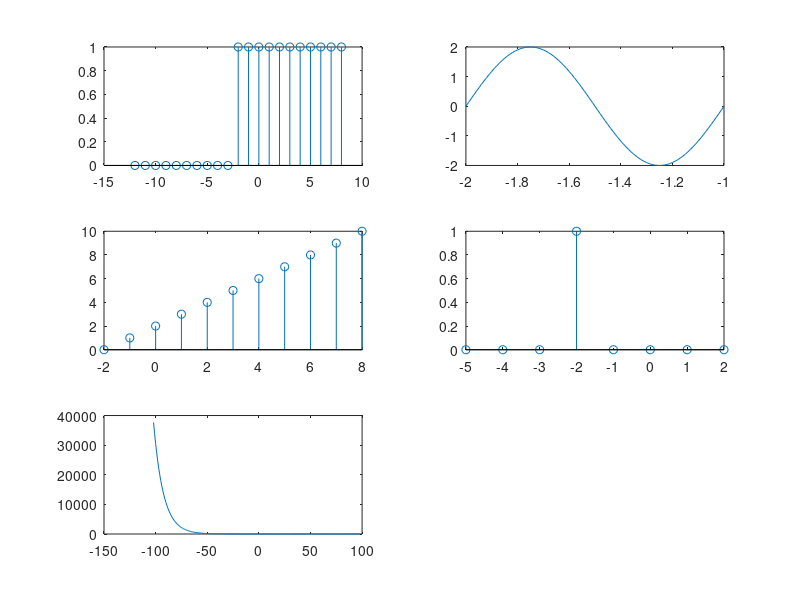

MATLAB code to generate this figure:

k = 2; % shift time by +2

% Unit step signal
t1=-10:10;
y1=[zeros(1,10) ones(1,11)];

% Sinusoidal signal 
t2=0:0.01:1;
y2=2*sin(2*pi*t2);

% Ramp signal
t3=0:1:10;

%Unit pulse signal
t4 = -3:1:4;
y4 = [0,0,0,1,0,0,0,0];

%Exponential signal
t5 = -100:100;
alpha = 0.9;
y5 = alpha.^t5;

subplot(3,2,1), stem(t1-k,y1);
subplot(3,2,2), plot(t2-k,y2); 
subplot(3,2,3), stem(t3-k,t3);
subplot(3,2,4), stem(t4-k,y4);
subplot(3,2,5), plot(t5-k,y5);
